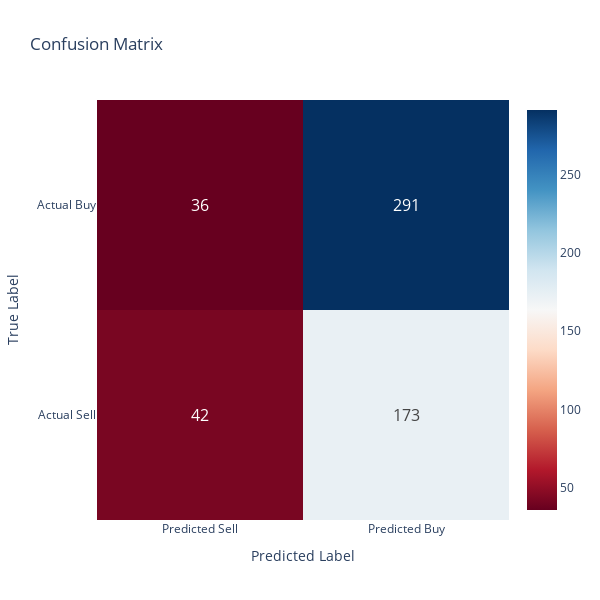
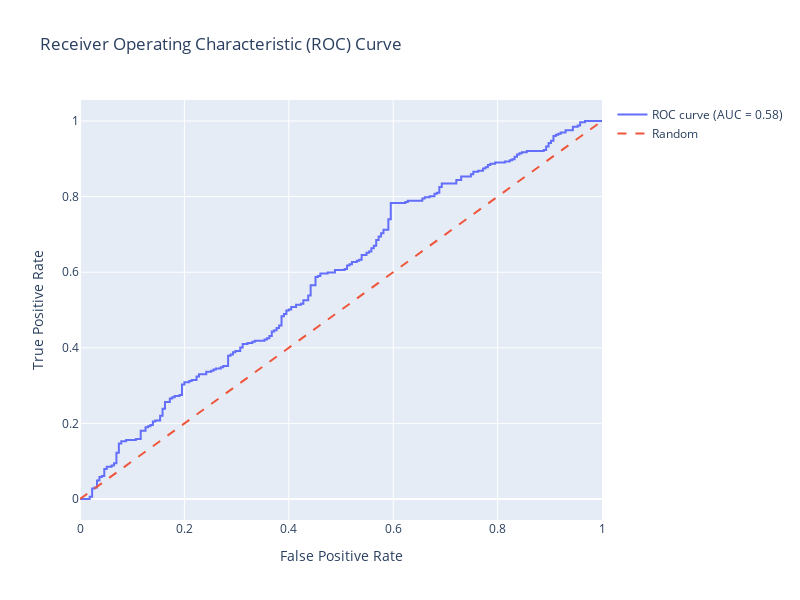
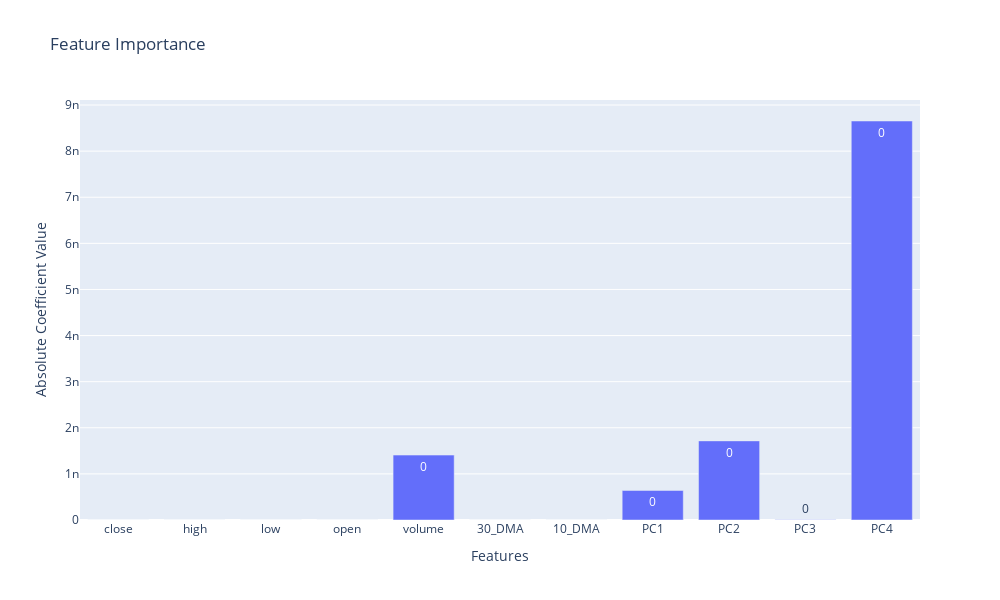

Notebook cell for these charts, in order:
### Code cell
from sklearn.model_selection import train_test_split
from sklearn.linear_model import LogisticRegression
from sklearn.metrics import classification_report, confusion_matrix, roc_curve, auc
import plotly.graph_objects as go
from plotly.subplots import make_subplots

def prepare_features(df):
    """
    Prepare features for modeling
    """
    features = [
        'close', 'high', 'low', 'open', 'volume','30_DMA', '10_DMA', # Moving averages
        'PC1', 'PC2', 'PC3', 'PC4'       # Previous profit/loss
    ]
    
    X = df[features]
    y = (df['signal'] == 'BUY').astype(int)  # Convert to binary
    
    return X, y

def train_model(X, y, test_size=0.2, random_state=42):
    """
    Train logistic regression model
    """
    X_train, X_test, y_train, y_test = train_test_split(X, y, test_size=test_size, random_state=random_state)
    
    model = LogisticRegression(random_state=random_state)
    model.fit(X_train, y_train)
    
    return model, X_train, X_test, y_train, y_test

def plot_confusion_matrix(y_test, y_pred):
    """
    Plot confusion matrix using plotly
    """
    cm = confusion_matrix(y_test, y_pred)
    
    fig = go.Figure(data=go.Heatmap(
        z=cm,
        x=['Predicted Sell', 'Predicted Buy'],
        y=['Actual Sell', 'Actual Buy'],
        text=cm,
        texttemplate="%{text}",
        textfont={"size": 16},
        colorscale='RdBu'
    ))
    
    fig.update_layout(
        title='Confusion Matrix',
        xaxis_title='Predicted Label',
        yaxis_title='True Label',
        width=600,
        height=600
    )
    
    return fig

def plot_roc_curve(y_test, y_pred_proba):
    """
    Plot ROC curve using plotly
    """
    fpr, tpr, _ = roc_curve(y_test, y_pred_proba)
    roc_auc = auc(fpr, tpr)
    
    fig = go.Figure()
    
    # Add ROC curve
    fig.add_trace(go.Scatter(
        x=fpr, y=tpr,
        name=f'ROC curve (AUC = {roc_auc:.2f})',
        mode='lines'
    ))
    
    # Add diagonal line
    fig.add_trace(go.Scatter(
        x=[0, 1], y=[0, 1],
        name='Random',
        mode='lines',
        line=dict(dash='dash')
    ))
    
    fig.update_layout(
        title='Receiver Operating Characteristic (ROC) Curve',
        xaxis_title='False Positive Rate',
        yaxis_title='True Positive Rate',
        width=800,
        height=600,
        showlegend=True
    )
    
    return fig

def evaluate_model(model, X_test, y_test):
    """
    Evaluate model and display metrics
    """
    y_pred = model.predict(X_test)
    y_pred_proba = model.predict_proba(X_test)[:, 1]
    
    # Print classification report
    print("\nClassification Report:")
    print(classification_report(y_test, y_pred))
    
    # Plot confusion matrix
    cm_fig = plot_confusion_matrix(y_test, y_pred)
    cm_fig.show()
    
    # Plot ROC curve
    roc_fig = plot_roc_curve(y_test, y_pred_proba)
    roc_fig.show()
    
    return y_pred, y_pred_proba

def plot_feature_importance(model, feature_names):
    """
    Plot feature importance
    """
    importance = abs(model.coef_[0])
    
    fig = go.Figure(go.Bar(
        x=feature_names,
        y=importance,
        text=importance.round(3),
        textposition='auto',
    ))
    
    fig.update_layout(
        title='Feature Importance',
        xaxis_title='Features',
        yaxis_title='Absolute Coefficient Value',
        width=1000,
        height=600
    )
    
    return fig

# Main execution
def run_stock_prediction_model(df):
    """
    Run the complete modeling pipeline
    """
    # Prepare data
    X, y = prepare_features(df)
    
    # Train model
    model, X_train, X_test, y_train, y_test = train_model(X, y)
    
    # Evaluate model
    y_pred, y_pred_proba = evaluate_model(model, X_test, y_test)
    
    # Plot feature importance
    feature_importance_fig = plot_feature_importance(model, X.columns)
    feature_importance_fig.show()
    
    return model, y_pred, y_pred_proba

# Run the pipeline
model, y_pred, y_pred_proba = run_stock_prediction_model(df_overall)

### Figure 1 — Plotly figure (JSON) as saved in the notebook; plotly's stock layout.template omitted (floating-point values rounded to 4 significant figures)
{"data": [{"colorscale": [[0, "rgb(103,0,31)"], [0.1, "rgb(178,24,43)"], [0.2, "rgb(214,96,77)"], [0.3, "rgb(244,165,130)"], [0.4, "rgb(253,219,199)"], [0.5, "rgb(247,247,247)"], [0.6, "rgb(209,229,240)"], [0.7, "rgb(146,197,222)"], [0.8, "rgb(67,147,195)"], [0.9, "rgb(33,102,172)"], [1, "rgb(5,48,97)"]], "text": [[42, 173], [36, 291]], "textfont": {"size": 16}, "texttemplate": "%{text}", "type": "heatmap", "x": ["Predicted Sell", "Predicted Buy"], "y": ["Actual Sell", "Actual Buy"], "z": [[42, 173], [36, 291]]}], "layout": {"height": 600, "title": {"text": "Confusion Matrix"}, "width": 600, "xaxis": {"title": {"text": "Predicted Label"}}, "yaxis": {"title": {"text": "True Label"}}}}

### Figure 2 — Plotly figure (JSON) as saved in the notebook; plotly's stock layout.template omitted (floating-point values rounded to 4 significant figures; data arrays with more than 128 entries replaced by an {"elided": "..."} marker saying what was removed)
{"data": [{"mode": "lines", "name": "ROC curve (AUC = 0.58)", "type": "scatter", "x": {"elided": "259 float values"}, "y": {"elided": "259 float values"}}, {"line": {"dash": "dash"}, "mode": "lines", "name": "Random", "type": "scatter", "x": [0, 1], "y": [0, 1]}], "layout": {"height": 600, "showlegend": true, "title": {"text": "Receiver Operating Characteristic (ROC) Curve"}, "width": 800, "xaxis": {"title": {"text": "False Positive Rate"}}, "yaxis": {"title": {"text": "True Positive Rate"}}}}

### Figure 3 — Plotly figure (JSON) as saved in the notebook; plotly's stock layout.template omitted (floating-point values rounded to 4 significant figures)
{"data": [{"text": [0, 0, 0, 0, 0, 0, 0, 0, 0, 0, 0], "textposition": "auto", "type": "bar", "x": ["close", "high", "low", "open", "volume", "30_DMA", "10_DMA", "PC1", "PC2", "PC3", "PC4"], "y": [6.501e-16, 6.292e-16, 6.818e-16, 6.358e-16, 1.408e-09, 4.412e-16, 5.079e-16, 6.402e-10, 1.716e-09, 6.199e-12, 8.654e-09]}], "layout": {"height": 600, "title": {"text": "Feature Importance"}, "width": 1000, "xaxis": {"title": {"text": "Features"}}, "yaxis": {"title": {"text": "Absolute Coefficient Value"}}}}
